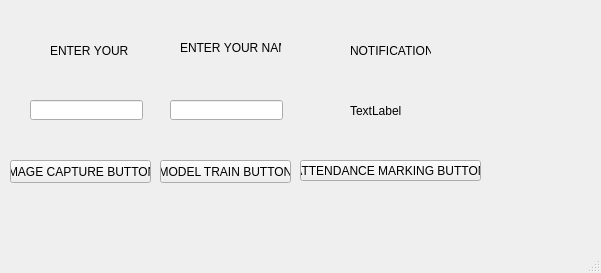
<?xml version="1.0" encoding="UTF-8"?>
<ui version="4.0">
 <class>MainWindow</class>
 <widget class="QMainWindow" name="MainWindow">
  <property name="geometry">
   <rect>
    <x>0</x>
    <y>0</y>
    <width>601</width>
    <height>273</height>
   </rect>
  </property>
  <property name="windowTitle">
   <string>MainWindow</string>
  </property>
  <widget class="QWidget" name="centralwidget">
   <widget class="QPushButton" name="pushButton">
    <property name="geometry">
     <rect>
      <x>10</x>
      <y>160</y>
      <width>141</width>
      <height>23</height>
     </rect>
    </property>
    <property name="text">
     <string>IMAGE CAPTURE BUTTON</string>
    </property>
   </widget>
   <widget class="QPushButton" name="pushButton_2">
    <property name="geometry">
     <rect>
      <x>160</x>
      <y>160</y>
      <width>131</width>
      <height>23</height>
     </rect>
    </property>
    <property name="text">
     <string>MODEL TRAIN BUTTON</string>
    </property>
   </widget>
   <widget class="QPushButton" name="pushButton_3">
    <property name="geometry">
     <rect>
      <x>300</x>
      <y>160</y>
      <width>181</width>
      <height>21</height>
     </rect>
    </property>
    <property name="text">
     <string>ATTENDANCE MARKING BUTTON</string>
    </property>
   </widget>
   <widget class="QLineEdit" name="lineEdit">
    <property name="geometry">
     <rect>
      <x>30</x>
      <y>100</y>
      <width>113</width>
      <height>20</height>
     </rect>
    </property>
   </widget>
   <widget class="QLineEdit" name="lineEdit_2">
    <property name="geometry">
     <rect>
      <x>170</x>
      <y>100</y>
      <width>113</width>
      <height>20</height>
     </rect>
    </property>
   </widget>
   <widget class="QLabel" name="label_2">
    <property name="geometry">
     <rect>
      <x>50</x>
      <y>40</y>
      <width>81</width>
      <height>21</height>
     </rect>
    </property>
    <property name="text">
     <string>ENTER YOUR ID</string>
    </property>
   </widget>
   <widget class="QLabel" name="label_3">
    <property name="geometry">
     <rect>
      <x>180</x>
      <y>40</y>
      <width>101</width>
      <height>16</height>
     </rect>
    </property>
    <property name="text">
     <string>ENTER YOUR NAME</string>
    </property>
   </widget>
   <widget class="QLabel" name="label_4">
    <property name="geometry">
     <rect>
      <x>350</x>
      <y>40</y>
      <width>81</width>
      <height>21</height>
     </rect>
    </property>
    <property name="text">
     <string>NOTIFICATION</string>
    </property>
   </widget>
   <widget class="QLabel" name="label">
    <property name="geometry">
     <rect>
      <x>350</x>
      <y>100</y>
      <width>91</width>
      <height>21</height>
     </rect>
    </property>
    <property name="text">
     <string>TextLabel</string>
    </property>
   </widget>
  </widget>
  <widget class="QMenuBar" name="menubar">
   <property name="geometry">
    <rect>
     <x>0</x>
     <y>0</y>
     <width>601</width>
     <height>21</height>
    </rect>
   </property>
  </widget>
  <widget class="QStatusBar" name="statusbar"/>
 </widget>
 <resources/>
 <connections/>
</ui>
